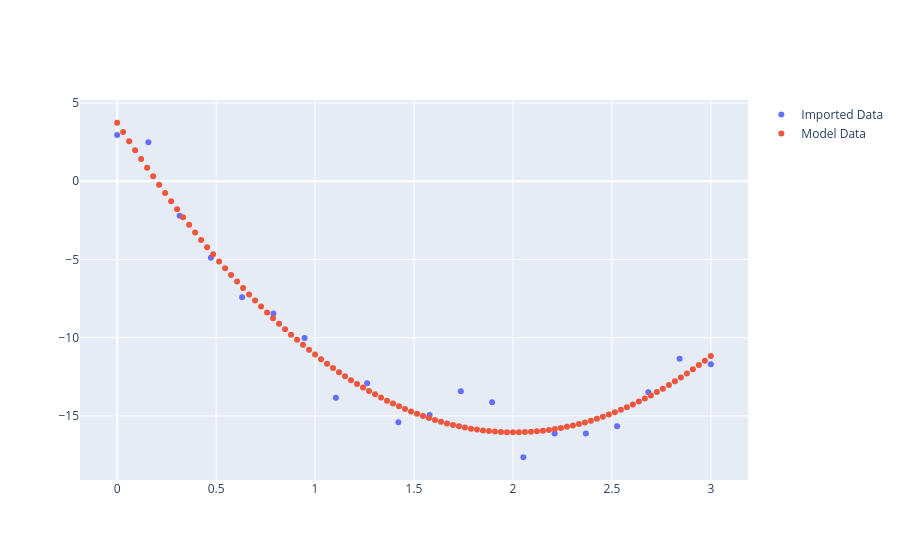

The notebook cell saved with this chart:
### Code cell
Fig = go.Figure()

fig.add_trace(go.Scatter(x=x_model, y=y_model, mode='markers', name='Model Data'))
